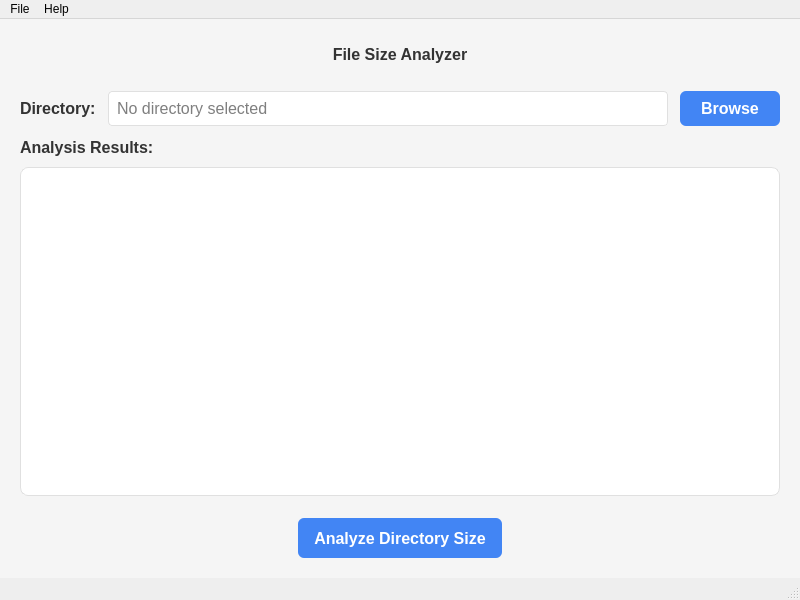
<?xml version="1.0" encoding="UTF-8"?>
<ui version="4.0">
 <class>SizeAnalyzler</class>
 <widget class="QMainWindow" name="SizeAnalyzler">
  <property name="geometry">
   <rect>
    <x>0</x>
    <y>0</y>
    <width>800</width>
    <height>600</height>
   </rect>
  </property>
  <property name="minimumSize">
   <size>
    <width>650</width>
    <height>500</height>
   </size>
  </property>
  <property name="windowTitle">
   <string>File Size Analyzer</string>
  </property>
  <property name="styleSheet">
   <string notr="true">QMainWindow {
  background-color: #f5f5f5;
}
QLabel {
  color: #333333;
}
QListView {
  background-color: #ffffff;
  border-radius: 8px;
  border: 1px solid #e0e0e0;
  padding: 5px;
}
QPushButton {
  background-color: #4285F4;
  color: white;
  border-radius: 6px;
  padding: 8px 16px;
  font-weight: bold;
}
QPushButton:hover {
  background-color: #3367d6;
}
QPushButton:pressed {
  background-color: #2a56c6;
}
QLineEdit {
  border-radius: 4px;
  padding: 6px;
  border: 1px solid #e0e0e0;
}
QStatusBar {
  background-color: #eeeeee;
}
QHeaderView::section {
  background-color: #f0f0f0;
  padding: 5px;
  border: 1px solid #e0e0e0;
}
</string>
  </property>
  <widget class="QWidget" name="centralwidget">
   <layout class="QVBoxLayout" name="verticalLayout">
    <property name="spacing">
     <number>12</number>
    </property>
    <property name="leftMargin">
     <number>20</number>
    </property>
    <property name="topMargin">
     <number>20</number>
    </property>
    <property name="rightMargin">
     <number>20</number>
    </property>
    <property name="bottomMargin">
     <number>20</number>
    </property>
    <item>
     <widget class="QLabel" name="headerLabel">
      <property name="sizePolicy">
       <sizepolicy hsizetype="Preferred" vsizetype="Fixed">
        <horstretch>0</horstretch>
        <verstretch>0</verstretch>
       </sizepolicy>
      </property>
      <property name="minimumSize">
       <size>
        <width>0</width>
        <height>40</height>
       </size>
      </property>
      <property name="font">
       <font>
        <pointsize>12</pointsize>
        <weight>75</weight>
        <bold>true</bold>
       </font>
      </property>
      <property name="styleSheet">
       <string notr="true">color: #333333;
margin-bottom: 10px;</string>
      </property>
      <property name="text">
       <string>File Size Analyzer</string>
      </property>
      <property name="alignment">
       <set>Qt::AlignCenter</set>
      </property>
     </widget>
    </item>
    <item>
     <layout class="QHBoxLayout" name="pathLayout">
      <item>
       <widget class="QLabel" name="directoryLabel">
        <property name="font">
         <font>
          <pointsize>12</pointsize>
          <weight>75</weight>
          <bold>true</bold>
         </font>
        </property>
        <property name="text">
         <string>Directory:</string>
        </property>
       </widget>
      </item>
      <item>
       <widget class="QLineEdit" name="directoryLineEdit">
        <property name="readOnly">
         <bool>true</bool>
        </property>
        <property name="placeholderText">
         <string>No directory selected</string>
        </property>
        <property name="font">
         <font>
          <pointsize>12</pointsize>
         </font>
        </property>
       </widget>
      </item>
      <item>
       <widget class="QPushButton" name="browseButton">
        <property name="sizePolicy">
         <sizepolicy hsizetype="Fixed" vsizetype="Fixed">
          <horstretch>0</horstretch>
          <verstretch>0</verstretch>
         </sizepolicy>
        </property>
        <property name="minimumSize">
         <size>
          <width>100</width>
          <height>0</height>
         </size>
        </property>
        <property name="text">
         <string>Browse</string>
        </property>
        <property name="font">
         <font>
          <pointsize>12</pointsize>
         </font>
        </property>
       </widget>
      </item>
     </layout>
    </item>
    <item>
     <layout class="QVBoxLayout" name="resultsLayout">
      <property name="spacing">
       <number>10</number>
      </property>
      <item>
       <widget class="QLabel" name="resultsLabel">
        <property name="font">
         <font>
          <pointsize>12</pointsize>
          <weight>75</weight>
          <bold>true</bold>
         </font>
        </property>
        <property name="text">
         <string>Analysis Results:</string>
        </property>
       </widget>
      </item>
      <item>
       <widget class="QListView" name="output_ListView">
        <property name="sizePolicy">
         <sizepolicy hsizetype="Expanding" vsizetype="Expanding">
          <horstretch>0</horstretch>
          <verstretch>0</verstretch>
         </sizepolicy>
        </property>
        <property name="minimumSize">
         <size>
          <width>0</width>
          <height>300</height>
         </size>
        </property>
        <property name="font">
         <font>
          <pointsize>12</pointsize>
         </font>
        </property>
        <property name="alternatingRowColors">
         <bool>true</bool>
        </property>
       </widget>
      </item>
     </layout>
    </item>
    <item>
     <layout class="QHBoxLayout" name="buttonsLayout">
      <property name="topMargin">
       <number>10</number>
      </property>
      <item>
       <spacer name="horizontalSpacer">
        <property name="orientation">
         <enum>Qt::Horizontal</enum>
        </property>
        <property name="sizeHint" stdset="0">
         <size>
          <width>40</width>
          <height>20</height>
         </size>
        </property>
       </spacer>
      </item>
      <item>
       <widget class="QPushButton" name="size_analyzer_button">
        <property name="sizePolicy">
         <sizepolicy hsizetype="Fixed" vsizetype="Fixed">
          <horstretch>0</horstretch>
          <verstretch>0</verstretch>
         </sizepolicy>
        </property>
        <property name="minimumSize">
         <size>
          <width>180</width>
          <height>40</height>
         </size>
        </property>
        <property name="font">
         <font>
          <pointsize>12</pointsize>
          <weight>75</weight>
          <bold>true</bold>
         </font>
        </property>
        <property name="text">
         <string>Analyze Directory Size</string>
        </property>
       </widget>
      </item>
      <item>
       <spacer name="horizontalSpacer_2">
        <property name="orientation">
         <enum>Qt::Horizontal</enum>
        </property>
        <property name="sizeHint" stdset="0">
         <size>
          <width>40</width>
          <height>20</height>
         </size>
        </property>
       </spacer>
      </item>
     </layout>
    </item>
   </layout>
  </widget>
  <widget class="QMenuBar" name="menubar">
   <property name="geometry">
    <rect>
     <x>0</x>
     <y>0</y>
     <width>800</width>
     <height>22</height>
    </rect>
   </property>
   <widget class="QMenu" name="menuFile">
    <property name="title">
     <string>File</string>
    </property>
    <addaction name="actionselect"/>
    <addaction name="separator"/>
    <addaction name="actionexport_results"/>
    <addaction name="separator"/>
    <addaction name="actionexit"/>
   </widget>
   <widget class="QMenu" name="menuHelp">
    <property name="title">
     <string>Help</string>
    </property>
    <addaction name="actionabout"/>
   </widget>
   <addaction name="menuFile"/>
   <addaction name="menuHelp"/>
  </widget>
  <widget class="QStatusBar" name="statusbar"/>
  <action name="actionselect">
   <property name="text">
    <string>Select Directory</string>
   </property>
   <property name="shortcut">
    <string>Ctrl+O</string>
   </property>
  </action>
  <action name="actionexit">
   <property name="text">
    <string>Exit</string>
   </property>
   <property name="shortcut">
    <string>Ctrl+Q</string>
   </property>
  </action>
  <action name="actionexport_results">
   <property name="text">
    <string>Export Results</string>
   </property>
   <property name="shortcut">
    <string>Ctrl+S</string>
   </property>
  </action>
  <action name="actionabout">
   <property name="text">
    <string>About</string>
   </property>
  </action>
 </widget>
 <resources/>
 <connections/>
</ui>
